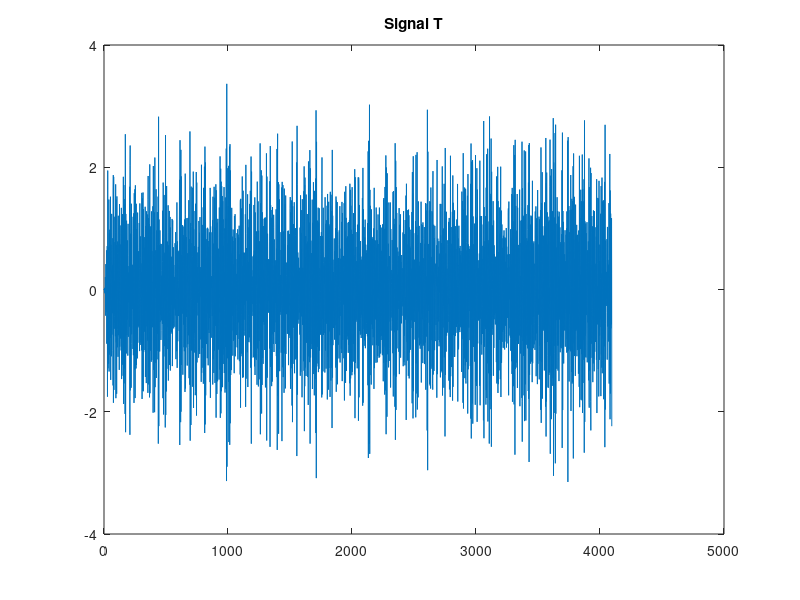
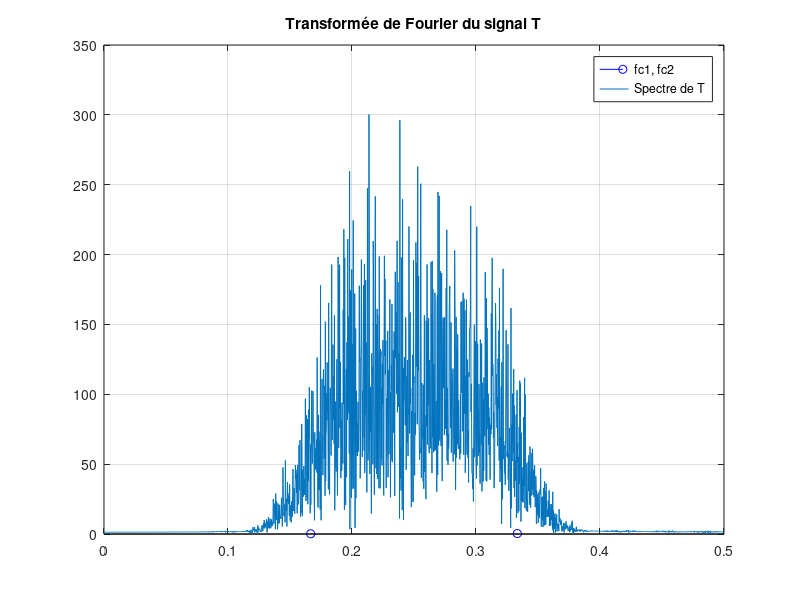
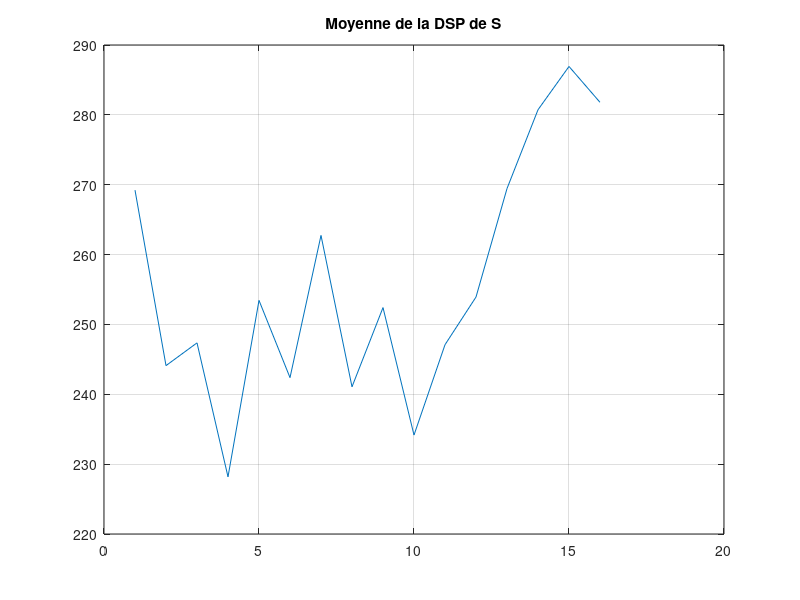
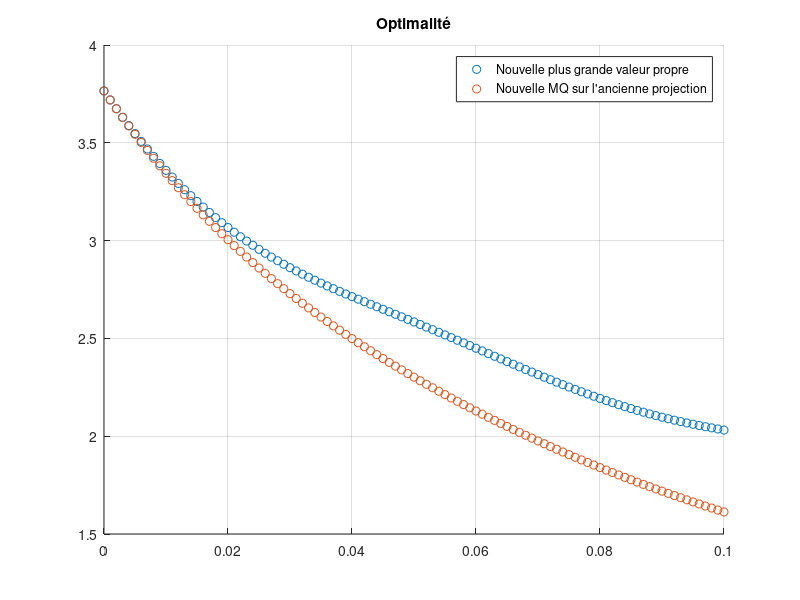

Recreate these plots in MATLAB, in order.
clc; clear; close all

N = 4096;
U = randn(N, 1);
dt = 1;
t = (0:dt:N-1)';
fe = 1/dt;

%% partie 1
fc1 = (1/3) * (fe/2);
fc2 = (2/3) * (fe/2);
longFiltre = 32;
h = fir1(longFiltre-1, 2.*[fc1, fc2], "bandpass");

T = filter(h, 1, U);
T = T - mean(T);
T = T/std(T);

fftT = abs(fft(T));

% ou utiliser reshape
s = zeros(N/16, 16);
s(1,:) = T(1:16);
for i = 2:N/16
    m = 16*i;
    n = m-16+1;
    s(i,:) = T(n:m);
end
S = s;

dspS = abs(fft(S).^2);
moyenneDspS = mean(dspS);

%% partie 2
M = zeros(16);
for i = 1:N/16
    M = M + S(i,:).' * S(i,:);
end
M = M/(N/16);
[L, P] = eig(M);
maxP = max(P(:));
[indice_ligne, indice_colonne] = find(P == maxP);
vecteur_propre_max = L(:, indice_colonne);

mean_quadratic = mean((S * vecteur_propre_max).^2);

%% partie 3
epsilon = (0:0.001:0.1)';
for j = 1:length(epsilon)
    fc1 = (1/3) * (fe/2) - epsilon(j);
    fc2 = (2/3) * (fe/2) + epsilon(j);
    longFiltre = 32;
    h2 = fir1(longFiltre-1, 2.*[fc1, fc2], "bandpass");
    
    nouveauT = filter(h2, 1, U);
    nouveauT = nouveauT - mean(nouveauT);
    nouveauT = nouveauT/std(nouveauT);
    
    fftNouveauT = abs(fft(nouveauT));
    
    % ou utiliser reshape
    sN = zeros(N/16, 16);
    sN(1,:) = nouveauT(1:16);
    for i = 2:N/16
        m = 16*i;
        n = m-16+1;
        sN(i,:) = nouveauT(n:m);
    end
    nouveauS = sN;
    
    nouveelleDspS = abs(fft(nouveauS).^2);
    nouvelleMoyenneDspS = mean(nouveauS);
    
    nouveauM = zeros(16);
    for i = 1:N/16
        nouveauM = nouveauM + nouveauS(i,:).' * nouveauS(i,:);
    end
    nouveauM = nouveauM/(N/16);
    [L, P] = eig(nouveauM);
    nouveauMaxP(j) = max(P(:));
    
    nouvelleMean_quadratic(j) = mean((nouveauS * vecteur_propre_max).^2);
end
%% affichage

figure(1)
plot(t, T)
title('Signal T')

f = (0:1/(N-1):fe/2)';

figure(2)
stem([fe/6, (2*fe)/6], [fe/6, (2*fe)/6],'b')
hold on
plot(f, fftT(1:N/2))
title('Transformée de Fourier du signal T')
grid()
legend("fc1, fc2", "Spectre de T")

figure(3)
plot(moyenneDspS)
title('Moyenne de la DSP de S')
grid on

figure(4)
scatter(epsilon, nouveauMaxP)
hold on
scatter(epsilon, nouvelleMean_quadratic)
grid on
legend("Nouvelle plus grande valeur propre", "Nouvelle MQ sur l'ancienne projection")
title("Optimalité")